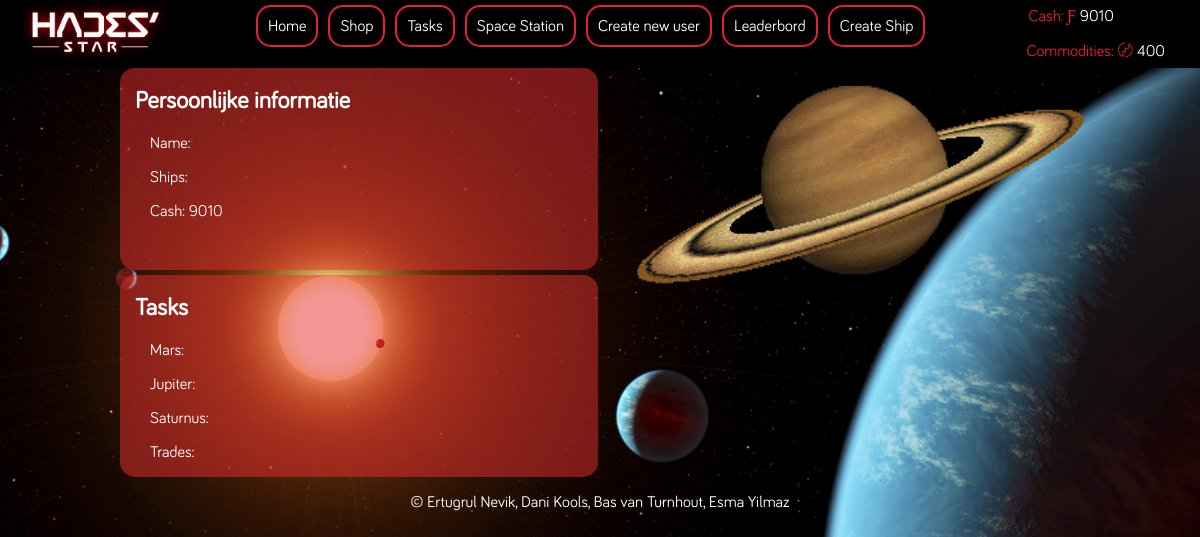
Before: /index.php?id=1 with the older database file.
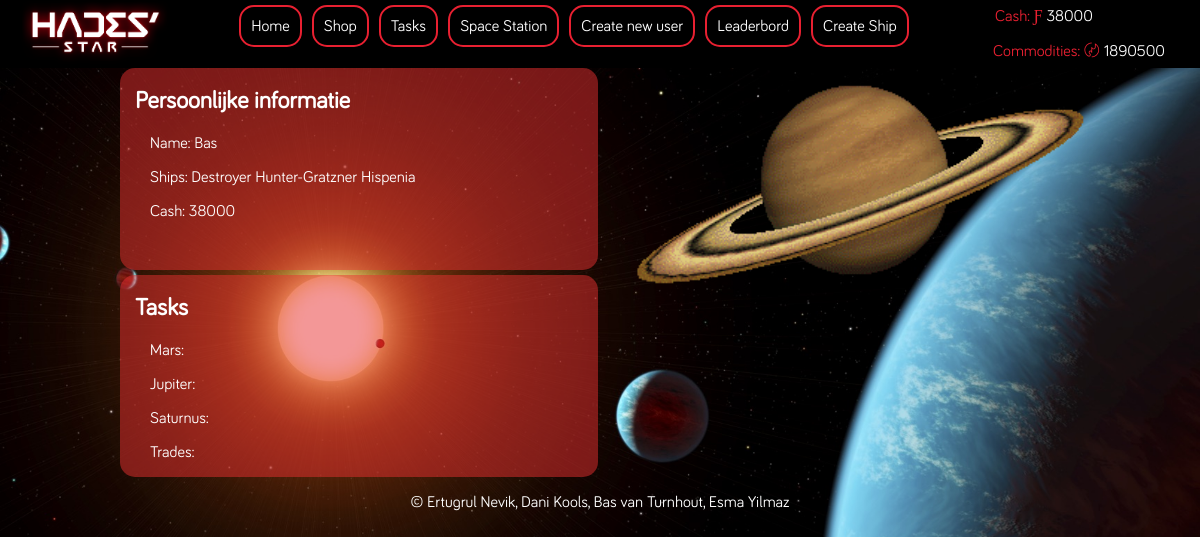
After: the same page with the newer database file.
### tables this page shows
CREATE TABLE `users` (
  `id` int(11) NOT NULL,
  `name` varchar(255) NOT NULL,
  `cash` int(11) NOT NULL,
  `commodities` varchar(255) NOT NULL,
  `duration` varchar(10) NOT NULL,
  `admin` int(11) NOT NULL
);

CREATE TABLE `ownedships` (
  `id` int(11) NOT NULL,
  `shipid` int(11) NOT NULL,
  `engine` int(11) NOT NULL DEFAULT '0',
  `cargo` int(11) NOT NULL DEFAULT '0',
  `userid` int(11) NOT NULL
);

CREATE TABLE `ships` (
  `id` int(11) NOT NULL,
  `shipname` varchar(255) NOT NULL,
  `shippic` varchar(50) NOT NULL,
  `price` int(11) NOT NULL,
  `description` varchar(500) NOT NULL,
  `joblength` int(10) NOT NULL
);

### index.php (the view)
<?php
require 'header.php';
$userid = isset($_GET['id']) ? $_GET['id'] : '';
if($userid) {
    $sql5 = " SELECT *  FROM ownedships
   LEFT JOIN ships
     ON ships.id = ownedships.shipid
 WHERE ownedships.userid = $userid";
    $query = $db->query($sql5);
    $shipinfos = $query->fetchAll(PDO::FETCH_ASSOC);
   $responseMars = '<div id="response"></div>
    <script type="text/javascript">
        setInterval(function () {
            var xmlhtpp = new XMLHttpRequest();
            xmlhtpp.open("GET", "response.php", false);
            xmlhtpp.send(null);
            document.getElementById("response").innerHTML = xmlhtpp.responseText;
        },1000)
    </script>';
    $responseJupiter = '<div id="response2"></div>
    <script type="text/javascript">
        setInterval(function () {
            var xmlhtpp = new XMLHttpRequest();
            xmlhtpp.open("GET", "response2.php", false);
            xmlhtpp.send(null);
            document.getElementById("response2").innerHTML = xmlhtpp.responseText;
        },1000)
    </script>';
   $responseSaturnus = '<div id="response3"></div>
    <script type="text/javascript">
        setInterval(function () {
            var xmlhtpp = new XMLHttpRequest();
            xmlhtpp.open("GET", "response3.php", false);
            xmlhtpp.send(null);
            document.getElementById("response3").innerHTML = xmlhtpp.responseText;
        },1000)
    </script>';
    $responseTrades = '<div id="responseTrade"></div>
    <script type="text/javascript">
        setInterval(function () {
            var xmlhtpp = new XMLHttpRequest();
            xmlhtpp.open("GET", "responseTrades.php", false);
            xmlhtpp.send(null);
            document.getElementById("responseTrade").innerHTML = xmlhtpp.responseText;
        },1000)
    </script>';
?>
    <div class="container">
            <div class="maingrid">
                <div class="personalinformation">
                    <h2>Persoonlijke informatie</h2>
                    <div>
                        <p>Name: <?php echo $userinfo['name'] ?></p>
                        <p>Ships: <?php
    foreach ($shipinfos
             as $shipinfo) {
        echo $shipinfo['shipname'],' ';
    }
                            ?></p>
                        <p>Cash: <?php echo $userinfo['cash'] ?></p>
                    </div>
                </div>
                <div class="gif">
                    <img src="Images/saturnus.gif" alt="hier is een gif van saturnus">
                </div>
                <div class="tasks">
                    <h2>Tasks</h2>
                    <div>
                        <p>Mars: <?php echo $responseMars ?></p>
                        <p>Jupiter: <?php echo $responseJupiter ?></p>
                        <p>Saturnus: <?php echo $responseSaturnus ?></p>
                        <p>Trades: <?php echo $responseTrades ?></p>
                    </div>
                </div>
            </div>
        </div>
        <?php
}
require 'footer.php';
?>

### header.php (shortened to what this page needs)
<?php
require 'config.php';
$id = isset($_GET['id']) ? $_GET['id'] : '';
    $sql = "SELECT * FROM users WHERE id = :id";
    $prepare = $db->prepare($sql);
    $prepare->execute([
        ':id' => $id
    ]);
    $userinfo = $prepare->fetch(PDO::FETCH_ASSOC);
?>
<!DOCTYPE html>
<html lang="en">
<head>
    <link rel="stylesheet" href="style.css">
</head>
<body>
<header>
    <div class="headerflex">
        <div class="logo">
            <img src="Images/battle_space_logo.png" alt="">
        </div>
        <div>
            <div class="navbar">
                <a href="index.php?id=<?=$id?>">Home</a>
                <a href="trading.php?id=<?=$id?>">Shop</a>
                <a href="tasks.php?id=<?=$id?>">Tasks</a>
                <a href="upgradestation.php?id=<?=$id?>">Space Station</a>
                <a href="create_login.php?id=<?=$id?>">Create new user</a>
                <a href="leaderbord.php?id=<?=$id?>">Leaderbord</a>
                <a href="createShip.php?id=<?=$id?>">Create Ship</a>
            </div>
        </div>
        <div class="cac">
            <div class="cash" id="cash">
                <p><span>Cash: Ƒ</span> <?php echo $userinfo['cash'] ?></p>
            </div>
            <div class="commodities" id="commodities">
                <p><span>Commodities: 〄</span> <?php echo $userinfo['commodities'] ?></strong></p>
        </div>
        </div>
    </div>
</header>
<main>

### footer.php (shortened to what this page needs)
<!doctype html>
<html lang="en">
<head>
    <link rel="stylesheet" href="style.css">
</head>
<body>
    <footer>
        <div class="container">
            <p>© Ertugrul Nevik, Dani Kools, Bas van Turnhout, Esma Yilmaz</p>
        </div>
    </footer>
</body>
</html>
</main>
</body>
</html>

### style.css (style rules this page uses)
html, body { height: 100%; }
body { font-family: 'bariol'; font-size: 1em; margin: 0; color: #ffffff; }
header { background-color: #000; }
header div { margin-left: 10px; margin-right: 10px; }
.container { max-width: 80%; margin: 0 auto; min-height: 100%; }
.headerflex { display: flex; flex-direction: row; justify-content: space-between; }
.navbar { display: flex; justify-content: space-between; }
.navbar a { text-decoration: none; padding: 10px; border: 2px solid #E82031; border-radius: 15px; margin: 5px; margin-bottom: 0; color: white; }
.cac { display: flex; flex-direction: column; }
.cash p { margin: 7px; }
.cac span { color: #E82031; }
.commodities p { margin: 5px; }
.headerflex .logo img { width: 150px; }
body { height: 100%; background-image: url(Images/background.jpg); background-attachment: fixed; background-position: center; background-repeat: no-repeat; background-size: cover; }
.maingrid { display: grid; grid-template-columns: 1fr 1fr; grid-template-rows: 1fr 1fr; grid-gap: 5px; }
.maingrid div * { padding-left: 15px; }
.personalinformation { background: rgba(232,49,49,0.5); border-radius: 15px; }
.tasks { background: rgba(232,49,49,0.5); border-radius: 15px; }
.gif { grid-row-start: 1; grid-row-end: 3; grid-column-start: 2; grid-column-end: 3; }
.gif img { height: auto; width: 100%; }
footer { display: flex; justify-content: center; }
.commodities { text-align: right; }

Changed rows visible on the page:
changed users: cash "9010" → "38000"; commodities "400" → "1890500"; name (not shown) → "Bas"
added ownedships: shipid.shipname "Destroyer"
added ownedships: shipid.shipname "Hunter-Gratzner"
added ownedships: shipid.shipname "Hispenia"
